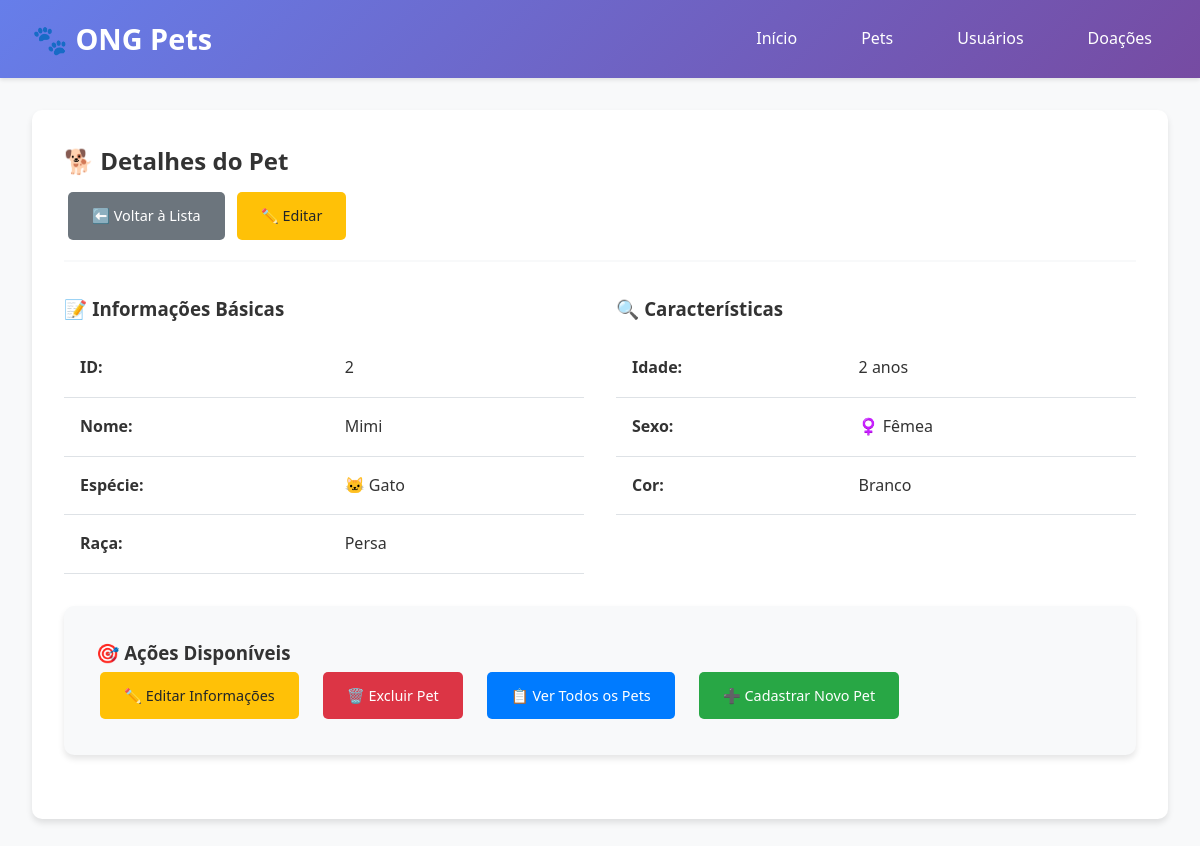
Screenshot of /index.php?controller=pet&action=show&id=2 with the database file from the repository.
### tables this page shows
CREATE TABLE IF NOT EXISTS pets (
    id INT AUTO_INCREMENT PRIMARY KEY,
    nome VARCHAR(100) NOT NULL,
    especie VARCHAR(20), 
    raca VARCHAR(100),
    idade INTEGER CHECK (idade >= 0),
    sexo CHAR(1) CHECK (sexo IN ('M', 'F')),
    cor VARCHAR(50),
    created_at TIMESTAMP DEFAULT CURRENT_TIMESTAMP,
    updated_at TIMESTAMP DEFAULT CURRENT_TIMESTAMP ON UPDATE CURRENT_TIMESTAMP
);

### config/Database.php (called while the page is built, shortened)
<?php
class Database {
    private $host = 'localhost';
    private $db_name = 'ong_pets';
    private $username = 'root';
    private $password = '';
    public function getConnection() {
        $this->pdo = null;
        try {
            $this->pdo = new PDO(
                "mysql:host=" . $this->host . ";dbname=" . $this->db_name,
                $this->username,
                $this->password
            );
            $this->pdo->setAttribute(PDO::ATTR_ERRMODE, PDO::ERRMODE_EXCEPTION);
            $this->pdo->exec("set names utf8");
        } catch(PDOException $exception) {
            echo "Erro de conexão: " . $exception->getMessage();
        }
        return $this->pdo;
    }
}
?>

### models/Pet.php (called while the page is built, shortened)
<?php
class Pet {
    private $conn;
    private $table_name = "pets";
    public $id;
    public function __construct($db) {
        $this->conn = $db;
    }
    public function readOne() {
        $query = "SELECT id, nome, especie, raca, idade, sexo, cor
                  FROM " . $this->table_name . "
                  WHERE id = ? LIMIT 0,1";
        $stmt = $this->conn->prepare($query);
        $stmt->bindParam(1, $this->id);
        $stmt->execute();
        $row = $stmt->fetch(PDO::FETCH_ASSOC);
        if($row) {
            $this->nome = $row['nome'];
            $this->especie = $row['especie'];
            $this->raca = $row['raca'];
            $this->idade = $row['idade'];
            $this->sexo = $row['sexo'];
            $this->cor = $row['cor'];
            return true;
        }
        return false;
    }
}
?>

### views/pets/show.php (the view, shortened to what this page needs)
<?php include 'views/partials/header.php'; ?>
<div class="container">
    <div class="card">
        <div class="card-header">
            <h1 class="card-title">🐕 Detalhes do Pet</h1>
            <div>
                <a href="index.php?controller=pet&action=index" class="btn btn-secondary">⬅️ Voltar à Lista</a>
                <a href="index.php?controller=pet&action=edit&id=<?= $this->pet->id ?>" class="btn btn-warning">✏️ Editar</a>
            </div>
        </div>
        <div class="grid" style="grid-template-columns: 1fr 1fr;">
            <div>
                <h3>📝 Informações Básicas</h3>
                <table class="table">
                    <tr>
                        <td><strong>ID:</strong></td>
                        <td><?= htmlspecialchars($this->pet->id) ?></td>
                    </tr>
                    <tr>
                        <td><strong>Nome:</strong></td>
                        <td><?= htmlspecialchars($this->pet->nome) ?></td>
                    </tr>
                    <tr>
                        <td><strong>Espécie:</strong></td>
                        <td>
                            <?php
                            $especies = [
                                'Cão' => '🐕',
                                'Gato' => '🐱',
                                'Coelho' => '🐰',
                                'Pássaro' => '🐦',
                                'Outro' => '🐾'
                            ];
                            echo isset($especies[$this->pet->especie]) ? $especies[$this->pet->especie] . ' ' : '';
                            echo htmlspecialchars($this->pet->especie);
                            ?>
                        </td>
                    </tr>
                    <tr>
                        <td><strong>Raça:</strong></td>
                        <td><?= htmlspecialchars($this->pet->raca ?: 'Não informado') ?></td>
                    </tr>
                </table>
            </div>
            <div>
                <h3>🔍 Características</h3>
                <table class="table">
                    <tr>
                        <td><strong>Idade:</strong></td>
                        <td><?= htmlspecialchars($this->pet->idade ?: 'Não informado') ?> <?= $this->pet->idade ? 'anos' : '' ?></td>
                    </tr>
                    <tr>
                        <td><strong>Sexo:</strong></td>
                        <td>
                            <?php if($this->pet->sexo === 'M'): ?>
                                ♂️ Macho
                            <?php elseif($this->pet->sexo === 'F'): ?>
                                ♀️ Fêmea
                            <?php else: ?>
                                Não informado
                            <?php endif; ?>
                        </td>
                    </tr>
                    <tr>
                        <td><strong>Cor:</strong></td>
                        <td><?= htmlspecialchars($this->pet->cor ?: 'Não informado') ?></td>
                    </tr>
                </table>
            </div>
        </div>
        <div class="card" style="margin-top: 2rem; background-color: #f8f9fa;">
            <h3>🎯 Ações Disponíveis</h3>
            <div style="display: flex; gap: 1rem; flex-wrap: wrap;">
                <a href="index.php?controller=pet&action=edit&id=<?= $this->pet->id ?>"
                   class="btn btn-warning">✏️ Editar Informações</a>
                <a href="javascript:void(0)"
                   onclick="confirmDelete('index.php?controller=pet&action=delete&id=<?= $this->pet->id ?>', 'pet')"
                   class="btn btn-danger">🗑️ Excluir Pet</a>
                <a href="index.php?controller=pet&action=index"
                   class="btn btn-primary">📋 Ver Todos os Pets</a>
                <a href="index.php?controller=pet&action=create"
                   class="btn btn-success">➕ Cadastrar Novo Pet</a>
            </div>
        </div>
    </div>
</div>
<?php include 'views/partials/footer.php'; ?>

### public/css/style.css (style rules this page uses)
* { margin: 0; padding: 0; box-sizing: border-box; }
body { font-family: 'Segoe UI', Tahoma, Geneva, Verdana, sans-serif; background-color: #f8f9fa; color: #333; line-height: 1.6; }
.container { max-width: 1200px; margin: 2rem auto; padding: 0 2rem; }
.card { background: white; border-radius: 10px; box-shadow: 0 4px 6px rgba(0,0,0,0.1); padding: 2rem; margin-bottom: 2rem; }
.card-header { border-bottom: 2px solid #f8f9fa; padding-bottom: 1rem; margin-bottom: 1.5rem; }
.card-title { font-size: 1.5rem; color: #333; margin-bottom: 0.5rem; }
.btn { display: inline-block; padding: 0.75rem 1.5rem; border: none; border-radius: 5px; text-decoration: none; cursor: pointer; font-size: 0.9rem; transition: all 0.3s; margin: 0.25rem; }
.btn-primary { background-color: #007bff; color: white; }
.btn-success { background-color: #28a745; color: white; }
.btn-warning { background-color: #ffc107; color: #212529; }
.btn-danger { background-color: #dc3545; color: white; }
.btn-secondary { background-color: #6c757d; color: white; }
.table { width: 100%; border-collapse: collapse; margin-top: 1rem; }
.table th, .table td { padding: 1rem; text-align: left; border-bottom: 1px solid #dee2e6; }
.grid { display: grid; grid-template-columns: repeat(auto-fit, minmax(300px, 1fr)); gap: 2rem; margin-top: 2rem; }
.card { animation: fadeIn 0.5s ease-out; }

### rows the page displays
pets: id "2", nome "Mimi", especie "🐱", especie "Gato", raca "Persa", idade "2", cor "Branco"
